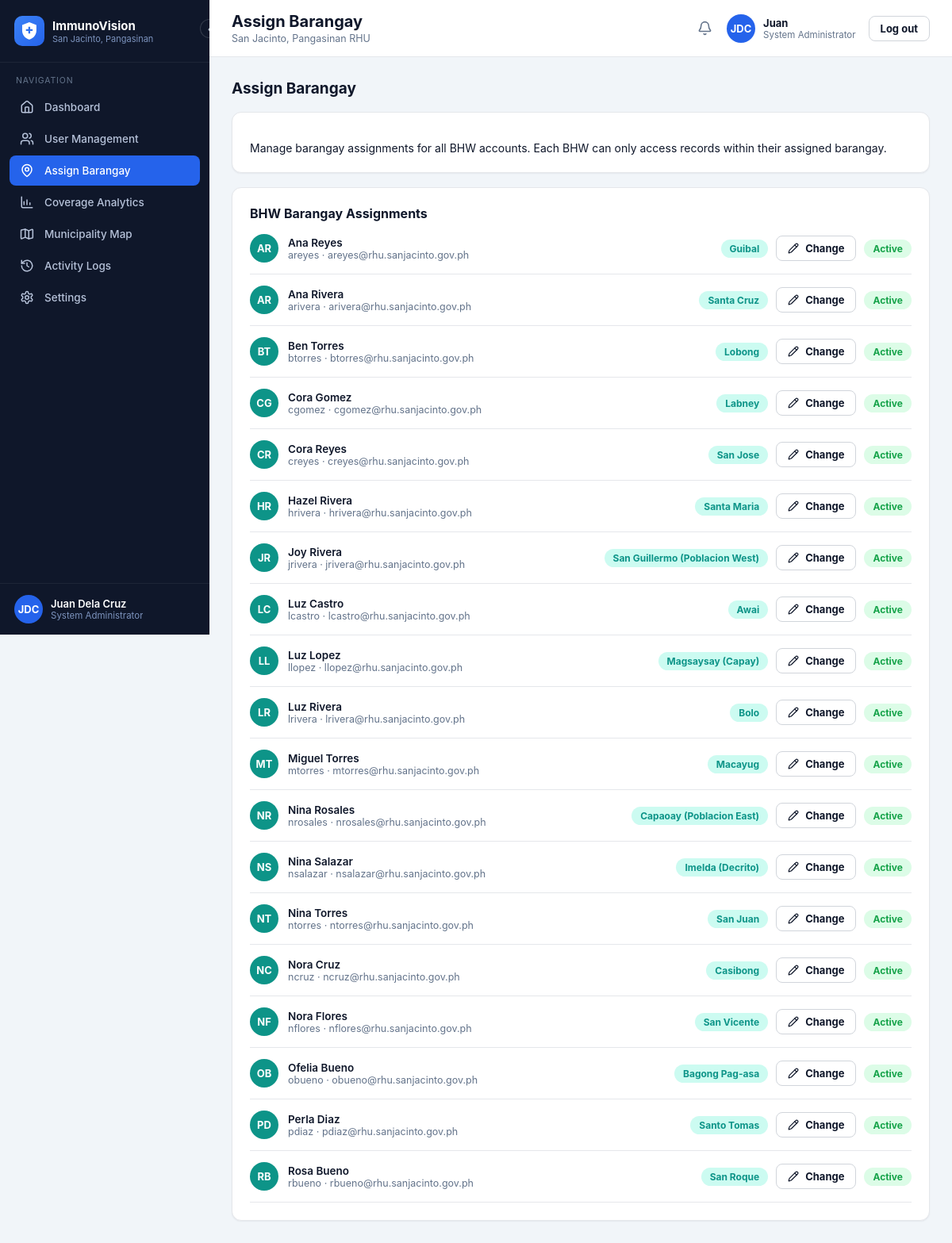
Screenshot of /admin/assign-barangay (signed in) with the database file from the repository.
### models.py (models this page shows, shortened)
class User(UserMixin, db.Model):
    __tablename__ = "users"
    id = db.Column(db.Integer, primary_key=True)
    username = db.Column(db.String(64), unique=True, nullable=False)
    password_hash = db.Column(db.String(255), nullable=False)
    full_name = db.Column(db.String(150), nullable=False)
    role = db.Column(db.String(20), nullable=False)  # admin | rhu | bhw
    barangay_id = db.Column(db.Integer, db.ForeignKey("barangays.id"), nullable=True)
    is_active_flag = db.Column(db.Boolean, default=True, nullable=False)
    created_at = db.Column(db.DateTime, default=datetime.utcnow)
    last_login_at = db.Column(db.DateTime, nullable=True)
    @property
    def is_active(self):
        return self.is_active_flag
    @property
    def role_label(self):
        return {"admin": "System Administrator", "rhu": "RHU Personnel",
                "bhw": "Barangay Health Worker"}.get(self.role, self.role)

class Barangay(db.Model):
    __tablename__ = "barangays"
    id = db.Column(db.Integer, primary_key=True)
    name = db.Column(db.String(100), unique=True, nullable=False)
    children = db.relationship("Child", backref="barangay", lazy="dynamic")
    users = db.relationship("User", backref="barangay", lazy="dynamic")

### app.py (the view, shortened to what this page needs)
@admin_bp.route("/assign-barangay", methods=["GET", "POST"])
def assign_barangay():
    return render_template("admin_assign_barangay.html", **_admin_ctx(
        "assign", page_title="Assign Barangay", bhws=User.query.filter_by(role="bhw").order_by(User.full_name).all(),
        barangays=Barangay.query.order_by(Barangay.name).all(),
    ))

### app.py (called while the page is built)
def create_app():
    app = Flask(__name__)
    app.config["SECRET_KEY"] = os.environ.get("SECRET_KEY", "dev-secret-key-change-in-production")
    app.config["SQLALCHEMY_DATABASE_URI"] = os.environ.get(
        "DATABASE_URL", f"sqlite:///{DB_PATH}"
    )
    app.config["SQLALCHEMY_TRACK_MODIFICATIONS"] = False
    os.makedirs(os.path.dirname(DB_PATH), exist_ok=True)
    db.init_app(app)
    login_manager.init_app(app)
    app.register_blueprint(auth_bp)
    app.register_blueprint(rhu_bp)
    app.register_blueprint(bhw_bp)
    app.register_blueprint(admin_bp)
    app.register_blueprint(api_bp)
    @login_manager.user_loader
    def load_user(user_id):
        return db.session.get(User, int(user_id))
    @app.context_processor
    def inject_globals():
        return {"today": date.today()}
    return app

def role_required(*roles):
    from functools import wraps
    def decorator(view_func):
        @wraps(view_func)
        def wrapped(*args, **kwargs):
            if not current_user.is_authenticated or current_user.role not in roles:
                abort(403)
            return view_func(*args, **kwargs)
        return wrapped
    return decorator

def build_nav(spec):
    return [{"key": k, "icon": i, "label": l, "url": url_for(e)} for k, i, l, e in spec]

def _admin_ctx(active, **extra):
    return dict(role="admin", nav_items=build_nav(ADMIN_NAV), active=active, current_user=current_user,
                unread_count=0, notif_url="#", **extra)

@admin_bp.before_request
@login_required
@role_required("admin")
def _admin_guard():
    pass

### templates/admin_assign_barangay.html (shortened to what this page needs)
{% extends "layout_app.html" %}
{% from "_icons.html" import icon %}
{% block content %}
<div class="page-head"><h2>Assign Barangay</h2></div>
<div class="card card-pad" style="margin-bottom:18px;">
  <p class="mb-0">Manage barangay assignments for all BHW accounts. Each BHW can only access records within their assigned barangay.</p>
</div>
<div class="card card-pad">
  <div class="card-title">BHW Barangay Assignments</div>
  {% for u in bhws %}
  <div class="settings-row">
    <div class="left">
      <span class="avatar-chip" style="background:var(--teal);">{{ u.full_name.split(' ')|map('first')|join('') }}</span>
      <div><div class="label">{{ u.full_name }}</div><div class="val">{{ u.username }} · {{ u.username }}@rhu.sanjacinto.gov.ph</div></div>
    </div>
    <div class="flex-gap">
      <span class="badge badge-teal">{{ u.barangay.name if u.barangay else 'Unassigned' }}</span>
      <button class="btn btn-outline btn-sm" data-open-modal="assignModal{{ u.id }}">{{ icon('pencil', 14) }} Change</button>
      <span class="badge badge-{{ 'green' if u.is_active_flag else 'red' }}">{{ 'Active' if u.is_active_flag else 'Disabled' }}</span>
    </div>
  </div>
  {% else %}
  <div class="empty-state"><div class="ic">{{ icon('users', 34) }}</div><div class="t">No BHW accounts yet</div></div>
  {% endfor %}
</div>
{% endblock %}

### templates/layout_app.html (shortened to what this page needs)
{% extends "base.html" %}
{% from "_brand.html" import brand_mark %}
{% from "_icons.html" import icon %}
{% block body %}
<div class="app-shell">
  <aside class="sidebar" id="sidebar">
    <div class="sidebar-header">
      {{ brand_mark(38, 10) }}
      <div class="brand-text">
        <div class="t1">ImmunoVision</div>
        <div class="t2">San Jacinto, Pangasinan</div>
      </div>
      <button class="sidebar-toggle" id="sidebarToggle" type="button" title="Collapse sidebar">‹</button>
    </div>
    <div class="sidebar-section-label">Navigation</div>
    <nav class="sidebar-nav">
      {% for item in nav_items %}
      <a class="nav-item {% if item.key == active %}active{% endif %}" href="{{ item.url }}">
        <span class="icon">{{ icon(item.icon, 18) }}</span>
        <span class="label">{{ item.label }}</span>
      </a>
      {% endfor %}
    </nav>
    <div class="sidebar-footer">
      <div class="avatar-chip">{{ current_user.full_name.split(' ')|map('first')|join('') }}</div>
      <div class="who">
        <div class="name">{{ current_user.full_name }}</div>
        <div class="role">{{ current_user.role_label }}</div>
      </div>
    </div>
  </aside>
  <div class="main-col">
    <header class="topbar">
      <div>
        <h1>{% block page_title %}{{ page_title|default('') }}{% endblock %}</h1>
        <div class="subtitle">{% block page_subtitle %}{{ page_subtitle|default('San Jacinto, Pangasinan RHU') }}{% endblock %}</div>
      </div>
      <div class="topbar-right">
        <a href="{{ notif_url|default('#') }}" class="bell-btn" title="Notifications">{{ icon('bell', 19) }}{% if unread_count and unread_count > 0 %}<span class="bell-dot"></span>{% endif %}</a>
        <div class="account-chip">
          <div class="avatar-chip">{{ current_user.full_name.split(' ')|map('first')|join('') }}</div>
          <div class="who">
            <div class="name">{{ current_user.full_name.split(' ')[0] }}</div>
            <div class="role">{{ current_user.role_label }}</div>
          </div>
          <a href="{{ url_for('auth.logout') }}" class="btn btn-outline btn-sm" style="margin-left:6px;">Log out</a>
        </div>
      </div>
    </header>
    <main class="content">
      {% block content %}{% endblock %}
    </main>
  </div>
</div>
{% endblock %}

### templates/_icons.html (shortened to what this page needs)
{% macro icon(name, size=20, stroke=2) -%}
<svg class="ic-svg" width="{{ size }}" height="{{ size }}" viewBox="0 0 24 24" fill="none"
     stroke="currentColor" stroke-width="{{ stroke }}" stroke-linecap="round" stroke-linejoin="round"
     xmlns="http://www.w3.org/2000/svg" aria-hidden="true" focusable="false">{{ ICONS.get(name, '')|safe }}</svg>
{%- endmacro %}

### rows the page displays
User: full_name "Juan Dela Cruz", role_label "System Administrator", full_name "Juan"
User: full_name.split|map "AR", full_name "Ana Reyes", username "areyes", barangay "Guibal", {{ size }} 14 (drawn), is_active_flag "Active"
User: full_name.split|map "AR", full_name "Ana Rivera", username "arivera", barangay "Santa Cruz", {{ size }} 14 (drawn), is_active_flag "Active"
User: full_name.split|map "BT", full_name "Ben Torres", username "btorres", barangay "Lobong", {{ size }} 14 (drawn), is_active_flag "Active"
User: full_name.split|map "CG", full_name "Cora Gomez", username "cgomez", barangay "Labney", {{ size }} 14 (drawn), is_active_flag "Active"
User: full_name.split|map "CR", full_name "Cora Reyes", username "creyes", barangay "San Jose", {{ size }} 14 (drawn), is_active_flag "Active"
User: full_name.split|map "HR", full_name "Hazel Rivera", username "hrivera", barangay "Santa Maria", {{ size }} 14 (drawn), is_active_flag "Active"
User: full_name.split|map "JR", full_name "Joy Rivera", username "jrivera", barangay "San Guillermo (Poblacion West)", {{ size }} 14 (drawn), is_active_flag "Active"
User: full_name.split|map "LC", full_name "Luz Castro", username "lcastro", barangay "Awai", {{ size }} 14 (drawn), is_active_flag "Active"
User: full_name.split|map "LL", full_name "Luz Lopez", username "llopez", barangay "Magsaysay (Capay)", {{ size }} 14 (drawn), is_active_flag "Active"
User: full_name.split|map "LR", full_name "Luz Rivera", username "lrivera", barangay "Bolo", {{ size }} 14 (drawn), is_active_flag "Active"
User: full_name.split|map "MT", full_name "Miguel Torres", username "mtorres", barangay "Macayug", {{ size }} 14 (drawn), is_active_flag "Active"
User: full_name.split|map "NR", full_name "Nina Rosales", username "nrosales", barangay "Capaoay (Poblacion East)", {{ size }} 14 (drawn), is_active_flag "Active"
User: full_name.split|map "NS", full_name "Nina Salazar", username "nsalazar", barangay "Imelda (Decrito)", {{ size }} 14 (drawn), is_active_flag "Active"
User: full_name.split|map "NT", full_name "Nina Torres", username "ntorres", barangay "San Juan", {{ size }} 14 (drawn), is_active_flag "Active"
User: full_name.split|map "NC", full_name "Nora Cruz", username "ncruz", barangay "Casibong", {{ size }} 14 (drawn), is_active_flag "Active"
User: full_name.split|map "NF", full_name "Nora Flores", username "nflores", barangay "San Vicente", {{ size }} 14 (drawn), is_active_flag "Active"
User: full_name.split|map "OB", full_name "Ofelia Bueno", username "obueno", barangay "Bagong Pag-asa", {{ size }} 14 (drawn), is_active_flag "Active"
User: full_name.split|map "PD", full_name "Perla Diaz", username "pdiaz", barangay "Santo Tomas", {{ size }} 14 (drawn), is_active_flag "Active"
User: full_name.split|map "RB", full_name "Rosa Bueno", username "rbueno", barangay "San Roque", {{ size }} 14 (drawn), is_active_flag "Active"

### other values shown
{{ item.label }} "Dashboard" "User Management" "Assign Barangay" "Coverage Analytics" "Municipality Map" "Activity Logs" "Settings"
{{ current_user.full_name.split(' ')|map('first')|join('') }} "JDC"
{{ page_title|default('') }} "Assign Barangay"
{{ page_subtitle|default('San Jacinto, Pangasinan RHU') }} "San Jacinto, Pangasinan RHU"
